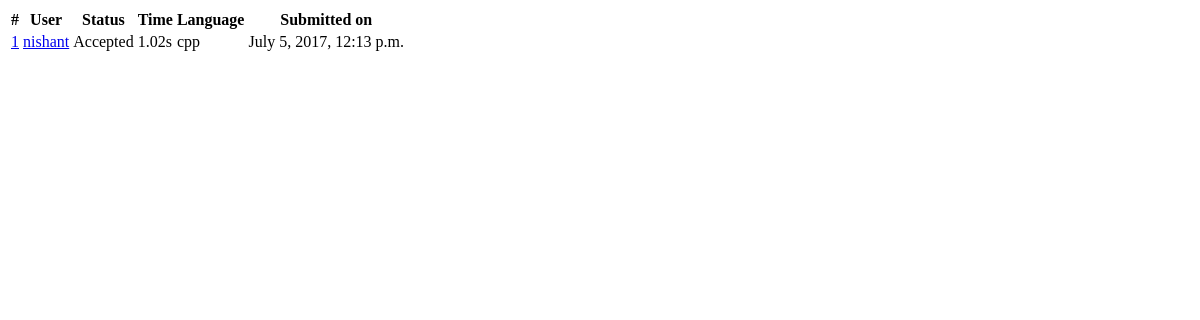
The page /problemset/1/status/ on the database as committed earlier.
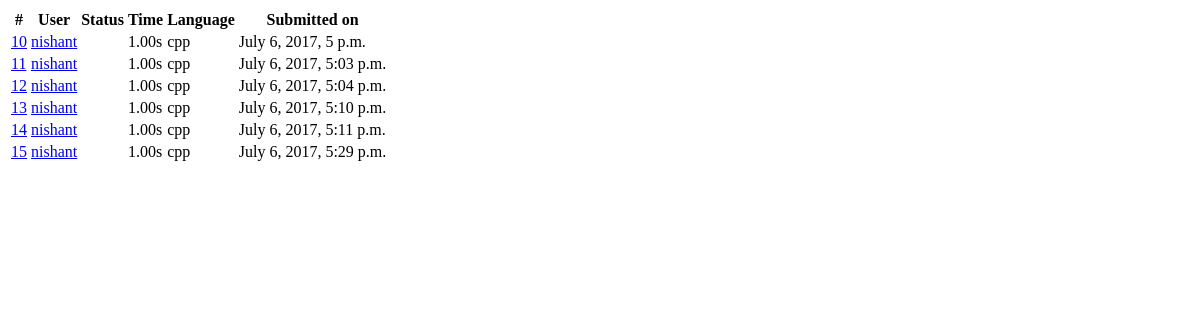
The same page on the database as committed later.
### submissions/models.py (models this page shows, shortened)
class Submission(models.Model):
    lang = models.CharField(validators=[validate_lang], max_length=10, default='cpp')
    code = models.FileField(null=True)
    status = models.CharField(max_length=10, blank=True)
    toe = models.CharField(max_length=10, default='1.00')
    user = models.ForeignKey(User, on_delete=models.CASCADE)
    problem = models.ForeignKey(Problem, on_delete=models.CASCADE)
    created_at = models.DateTimeField(auto_now_add=True)
    lang_map = {
        'c': '.c',
        'cpp': '.cpp',
        'java': '.java',
        'python': '.py'
    }

### problemset/views.py (the view)
# urls.py: url(r'^(?P<pid>[.\-_\w]+)/status/$', StatusView.as_view(), name='problem-status'),
class StatusView(View):
    template_name = 'problemset/submissions.html'
    def get(self, request, pid):
        problem = get_object_or_404(Problem, pk=pid)
        submissions = problem.submission_set.all()
        return render(request, self.template_name, {'submissions': submissions})

### problemset/templates/problemset/submissions.html
<table>
    <tr>
        <th>#</th>
        <th>User</th>
        <th>Status</th>
        <th>Time</th>
        <th>Language</th>
        <th>Submitted on</th>
    </tr>
    {% for submission in submissions %}
        <tr>
            <td><a href="{% url 'submissions:submission' submission.id %}">
                {{ submission.id }}</a></td>
            <td><a href="{% url 'users:detail' submission.user.username %}">
                {{ submission.user.username }}</a></td>
            <td>{{ submission.status }}</td>
            <td>{{ submission.toe }}s</td>
            <td>{{ submission.lang }}</td>
            <td>{{ submission.created_at }}</td>
        </tr>
    {% endfor %}
</table>

Rows that differ between the two databases and show on the page:
removed Submission: id "1", user.username "nishant", status "Accepted", toe "1.02", lang "cpp", created_at "July 5, 2017, 12:13 p.m."
added Submission: id "10", user.username "nishant", toe "1.00", lang "cpp", created_at "July 6, 2017, 5 p.m."
added Submission: id "11", user.username "nishant", toe "1.00", lang "cpp", created_at "July 6, 2017, 5:03 p.m."
added Submission: id "12", user.username "nishant", toe "1.00", lang "cpp", created_at "July 6, 2017, 5:04 p.m."
added Submission: id "13", user.username "nishant", toe "1.00", lang "cpp", created_at "July 6, 2017, 5:10 p.m."
added Submission: id "14", user.username "nishant", toe "1.00", lang "cpp", created_at "July 6, 2017, 5:11 p.m."
added Submission: id "15", user.username "nishant", toe "1.00", lang "cpp", created_at "July 6, 2017, 5:29 p.m."
